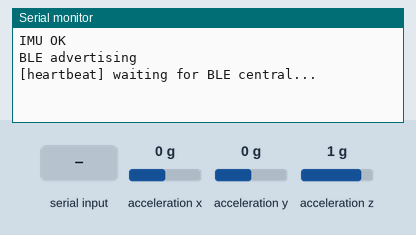
Bench run of a sketch on a simulated Arduino Nano 33 BLE. Parts: the last lines printed to the serial monitor. Inputs (shaded band) come from the test bench; at power-on: acceleration x 0 g, acceleration y 0 g, acceleration z 1 g. Nothing arrives over Bluetooth unless stated; a phone connects over Bluetooth LE 3 s after start.

Above: at 3.2 s.
3.3 s: "start\n" received over Serial
At 3.9 s:
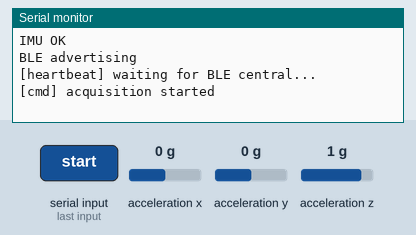
6.3 s: acceleration x set to -1.4 g
At 8.5 s:
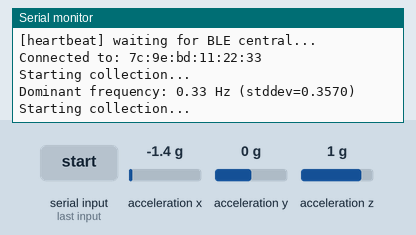
9.3 s: "stop\n" received over Serial
At 12.0 s:
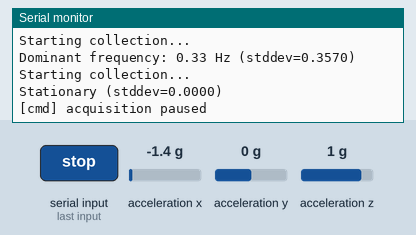
12.3 s: "freq\n" received over Serial
At 13.1 s:
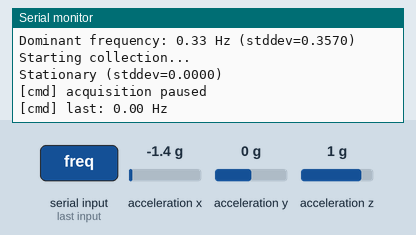
13.8 s: "status\n" received over Serial
At 14.4 s:
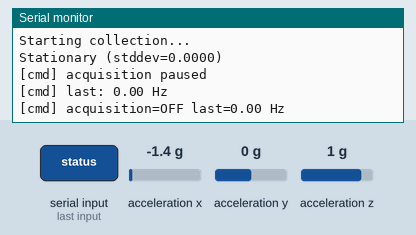
15.3 s: "1\n" received over Serial
At 16.8 s:
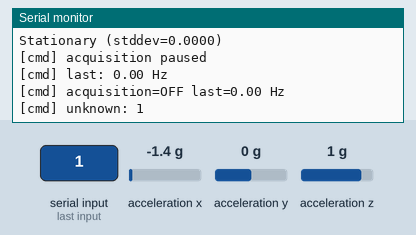

Measured:
- after the input at 3.3 s, the serial monitor: prints a new line at once (image 1)
- after the input at 6.3 s, the serial monitor: prints a new line after 1.7 s (image 2)
- after the input at 9.3 s, the serial monitor: prints a new line after 1.7 s (image 3)
- after the input at 12.3 s, the serial monitor: prints a new line at once (image 4)
- after the input at 13.8 s, the serial monitor: prints a new line at once (image 5)
- after the input at 15.3 s, the serial monitor: prints a new line at once (image 6)

The sketch:

TremorDetector.ino
```cpp
// (licence header left out)
///////////////////////////////////////////////////////////////////////////////
// Arduino_BMI270_BMM150.h
//  Include IMU object that talks to the on-board BMI270 accelerometer/gyro.
// arduinoFFT.h
//  Brings in the ArduinoFFT template class used for the Fast Fourier
//  Transform.
// ArduinoBLE.h
//  Brings in the BLE, BLEService, BLECharacteristic, BLEDescriptor classes.
///////////////////////////////////////////////////////////////////////////////
#include <Arduino_BMI270_BMM150.h>
#include <arduinoFFT.h>
#include <ArduinoBLE.h>

///////////////////////////////////////////////////////////////////////////////
// SAMPLES: Number of samples per FFT window; MUST be a power of 2.
// SAMPLE_RATE: Sampling frequency in Hz, e.g  3-10s window.
// SAMPLE_US: Microseconds between samples, used by the pacing loop.
// MOTION_THRESHOLD: Stddev of acceleration (g) for hand considered as still.
// vReal: Real component buffer before/after FFT, magnitudes after FFT.
// vImag: Imaginary component buffer: zeroed before each FFT.
///////////////////////////////////////////////////////////////////////////////
const uint16_t SAMPLES = 256;
const float SAMPLE_RATE = 85.33;
const uint32_t SAMPLE_US = (uint32_t)(1000000.0 / SAMPLE_RATE);
const float MOTION_THRESHOLD = 0.03;
double vReal[SAMPLES];
double vImag[SAMPLES];

// Constructs the FFT engine. Template <double> = use double-precision floats.
// Parameters:
//  pointer to real buffer, pointer to imag buffer, sample count, sample rate.
//  The object stores these for use by later calls (windowing/compute/etc.).
ArduinoFFT<double> FFT(vReal, vImag, SAMPLES, SAMPLE_RATE);

// Declares a BLE service with a 128-bit custom UUID; a "service" is a logical
// group of related characteristics.
BLEService tremorService("19B10000-E8F2-537E-4F6C-D104768A1214");

// declares a string-typed characteristic.
// Param 1: UUID. Param 2: properties - BLERead lets a client poll, BLENotify
//          lets the device push updates.
// Param 3: max value length in bytes (20 is enough for "12.34 Hz").
BLEStringCharacteristic tremorFreq("19B10001-E8F2-537E-4F6C-D104768A1214",
                                   BLERead | BLENotify, 20);

// 0x2901 is the SIG-standard "Characteristic User Description" descriptor
// - a label for BLE apps to show next to the value.
BLEDescriptor userDesc("2901", "Tremor Freq (Hz)");

// 7-byte payload for the Presentation Format descriptor:
//   byte 0 (0x19)    = format code -> UTF-8 string
//   byte 1 (0x00)    = exponent (none)
//   bytes 2-3 (2722) = SIG unit code for Hertz (little-endian)
//   byte 4 (0x01)    = namespace = Bluetooth SIG
//   bytes 5-6        = description (unused)
const uint8_t pfBytes[7] = {0x19, 0x00, 0x22, 0x27, 0x01, 0x00, 0x00};

// 0x2904 is the SIG-standard "Characteristic Presentation Format" descriptor.
// Param 1: UUID. Param 2: pointer to the data bytes. Param 3: number of bytes.
// Tells clients to display the characteristic value as UTF-8 text rather than
// raw hex.
BLEDescriptor presentationFormat("2904", pfBytes, sizeof(pfBytes));


///////////////////////////////////////////////////////////////////////////////
// setup()
// -------
// Parameters : none (Arduino framework calls it once at boot).
// Returns    : void.
// Purpose    :
//  One-time initialisation. Brings up the USB serial link, the IMU, and the
//  BLE radio; builds the GATT structure (descriptors -> characteristic ->
//  service -> BLE stack); writes an initial value; then starts advertising
//  so phones can discover the device.
//  Halts if IMU.begin() or BLE.begin() returns false.
///////////////////////////////////////////////////////////////////////////////
void setup()
{

    // opens the USB CDC serial port at 115200 baud (must match the host)
    Serial.begin(115200);

    // 2-second pause so USB enumeration + IMU power-up complete before use
    delay(2000);

    if (!IMU.begin())
    {
        // IMU.begin() returned false as failure
        // print diagnostic so the user/log sees why we're stuck
        Serial.println("IMU FAILED");

        // infinite empty loop as nothing useful possible withoutthe sensor
        while (1)
            ;
    }
    // log success path so we can confirm initialisation order
    Serial.println("IMU OK");

    if (!BLE.begin())
    {
        // BLE.begin() returns true on success; same pattern as IMU
        Serial.println("BLE FAILED");
        while (1)
            ; // halt again — no Bluetooth means no use
    }

    // sets the human-readable name shown in phone scan lists
    BLE.setLocalName("Tremor-V2");

    // service UUID in advertising packets so clients can filter by it
    BLE.setAdvertisedService(tremorService);

    // attaches the label descriptor to the characteristic
    tremorFreq.addDescriptor(userDesc);

    // attaches the format descriptor
    // (must be added BEFORE the char is added to its service)
    tremorFreq.addDescriptor(presentationFormat);

    // registers the characteristic inside its service
    tremorService.addCharacteristic(tremorFreq);

    // registers the service with the BLE stack — now part of the GATT table
    BLE.addService(tremorService);

    // seeds the initial value so newly-connected clients see something
    // immediately
    tremorFreq.writeValue("0.00 Hz");

    // begins broadcasting connectable advertising packets every ~625 ms
    BLE.advertise();

    // log so the operator knows we're now discoverable
    Serial.println("BLE advertising");
}

///////////////////////////////////////////////////////////////////////////////
// lastHeartbeat:
//  millis() timestamp of the last "alive" message; used for the 2s heartbeat
// acquisitionEnabled:
//  gate flag toggled by "start"/"stop" commands; controls whether FFT runs
// lastReading:
//  most recently published reading; returned by "freq"/"status" commands
///////////////////////////////////////////////////////////////////////////////
unsigned long lastHeartbeat = 0;
bool acquisitionEnabled = true;
String lastReading = "0.00 Hz";

///////////////////////////////////////////////////////////////////////////////
// handleSerialCommand()
// ---------------------
// Parameters
// none - reads bytes directly from the global Serial object.
// Returns
//  void - side effects only (mutates acquisitionEnabled, writes to Serial).
// Purpose    :
//  Non-blocking command parser. Called every loop iteration.
//  Reads one newline-terminated line from USB serial (if any is waiting),
//  normalises it, and dispatches.
//  This is the "backend" of the desktop PowerShell terminal - the terminal
//  writes commands over USB and this function executes them on the device.
// Commands
//              start  -> set acquisitionEnabled = true
//              stop   -> set acquisitionEnabled = false
//              freq   -> print lastReading
//              status -> print acquisitionEnabled + lastReading
//              other  -> echo "[cmd] unknown: ..." so typos are visible
///////////////////////////////////////////////////////////////////////////////
void handleSerialCommand()
{
    // Serial.available() returns the number of waiting bytes;
    // 0 -> nothing to do, return early
    if (!Serial.available())
        return;

    // reads bytes into a String up to (but not including) the newline;
    // blocks briefly
    String cmd = Serial.readStringUntil('\n');

    // String::trim() removes leading/trailing whitespace IN-PLACE
    cmd.trim();

    // String::toLowerCase() converts in-place
    // - makes comparisons case-insensitive
    cmd.toLowerCase();

    if (cmd == "start")
    {
        // String::operator== does a character-by-character compare
        // resume the FFT loop on the next iteration
        acquisitionEnabled = true;

        // ack the command back to the terminal
        Serial.println("[cmd] acquisition started");
    }
    else if (cmd == "stop")
    {
        // pause the FFT loop (BLE connection stays alive)
        acquisitionEnabled = false;
        Serial.println("[cmd] acquisition paused");
    }
    else if (cmd == "freq")
    {
         // print() does not add a newline; lets us concatenate values
        Serial.print("[cmd] last: ");
        // println() adds CR+LF so the terminal sees a complete line
        Serial.println(lastReading);
    }
    else if (cmd == "status")
    {
        Serial.print("[cmd] acquisition=");
         // ternary: prints "ON" or "OFF" depending on the flag
        Serial.print(acquisitionEnabled ? "ON" : "OFF");
        Serial.print(" last=");
        Serial.println(lastReading);
    }
    else if (cmd.length() > 0)
    {
        // String::length() returns the character count;
        // protects against empty lines
        // echo back any unrecognised non-empty input
        Serial.print("[cmd] unknown: ");
        Serial.println(cmd);
    }
}

///////////////////////////////////////////////////////////////////////////////
// loop()
// ------
// Parameters
//  none (Arduino framework calls it repeatedly forever after setup()).
// Returns
//  void.
// Purpose
//  The main runtime. Two phases:
//  1) When NO central is connected: poll for serial commands and emit a
//     heartbeat message every two seconds.
//  2) When a central IS connected: repeatedly sample the IMU for SAMPLES
//     values, remove the DC (gravity) component, gate on motion stddev, run
//     FFT if moving, compute the dominant frequency, format it as a string,
//     store it, and notify over BLE so the connected phone receives the new
//     value.
//  Key trick:
//  BLE.poll() is called inside the sampling loop every 8 samples so that the
//  BLE stack keeps servicing connection events during the ~3 s sample
//  window. Without this, iOS sees the device as unresponsive and drops the
//  connection (taking the subscription with it).
///////////////////////////////////////////////////////////////////////////////
void loop()
{
    // run the command parser once per iteration so the terminal stays
    // responsive
    handleSerialCommand();

    if (millis() - lastHeartbeat > 2000)
    {
        // millis() returns ms since boot; subtraction handles uint
        //rollover correctly
        Serial.println("[heartbeat] waiting for BLE central...");
        lastHeartbeat = millis(); // reset the heartbeat clock
    }

    // non-blocking: returns a connected client if any, otherwise an "empty"
    // BLEDevice
    BLEDevice central = BLE.central();

    if (central)
    {
        // BLEDevice::operator bool() is true when a connection exists
        Serial.print("Connected to: ");

        // central.address() returns the central's MAC as a String
        //(e.g. "79:11:68:02:c9:e1")
        Serial.println(central.address());

        while (central.connected())
        {
            // central.connected() returns true while the link is up;
            // loop until disconnect
            // allow start/stop/freq/status commands during the connection too
            handleSerialCommand();

            if (!acquisitionEnabled)
            {
                // command-driven pause
                delay(100); // sleep briefly to avoid burning CPU while paused
                continue;   // skip the FFT cycle and re-check next iteration
            }

            Serial.println("Starting collection...");
            // declared here (not in the for-loop) to avoid re-creating each
            // iteration
            float ax, ay, az;

            for (uint16_t i = 0; i < SAMPLES; i++)
            {
                // collect SAMPLES (256) acceleration samples at SAMPLE_RATE Hz
                // micros() = us since boot; used to time this sample slot
                // precisely
                uint32_t t = micros();

                // spin until the IMU reports a fresh sample is ready
                while (!IMU.accelerationAvailable())
                    ;

                    // reads X/Y/Z accelerations into the variables
                    //BY REFERENCE (output params)
                    IMU.readAcceleration(ax, ay, az);

                // magnitude of the 3-axis vector = orientation-independent
                // acceleration
                vReal[i] = sqrt(ax * ax + ay * ay + az * az);

                // imaginary part must be 0 because our input is purely real
                vImag[i] = 0.0;

                // bitwise: i mod 8 == 0; every 8 samples (~94 ms)
                // service BLE events
                if ((i & 0x07) == 0)
                {
                    // BLE.poll() processes incoming BLE events so iOS
                    // doesn't timeout the link
                    BLE.poll();
                }

                // busy-wait until SAMPLE_US us have elapsed - keeps sample
                // rate accurate
                while (micros() - t < SAMPLE_US)
                    ;
            }

            double mean = 0; // accumulator for the mean of vReal
            for (uint16_t i = 0; i < SAMPLES; i++)
                mean += vReal[i]; // sum all samples

            // divide by count -> arithmetic mean (~ 1 g from gravity)
            mean /= SAMPLES;

             // subtract mean from every sample = DC removal
             for (uint16_t i = 0; i < SAMPLES; i++)
                vReal[i] -= mean;

            double sumSq = 0; // accumulator for sum of squares

            // sum of squared deviations (mean is already 0)
            for (uint16_t i = 0; i < SAMPLES; i++)
                sumSq += vReal[i] * vReal[i];

            // standard deviation = sqrt(variance); units = g
            double stddev = sqrt(sumSq / SAMPLES);

            // fixed-size C string buffer for the formatted output
            char buffer[20];

            if (stddev < MOTION_THRESHOLD)
            {
                // gate: too little motion -> don't run FFT, report 0 Hz
                // snprintf(dest, max_size, format, ...) -> writes "0.00 Hz"
                // into buffer, never exceeding 20 bytes (NUL-safe)
                snprintf(buffer, sizeof(buffer), "0.00 Hz");

                Serial.print("Stationary (stddev=");
                // print(value, digits). second arg = decimal places for floats
                Serial.print(stddev, 4);
                Serial.println(")");
            }
            else
            {
                // apply a Hamming window IN-PLACE to vReal.
                // Param 1:
                //  window function (Hamming reduces spectral leakage from
                //  window edges).
                // Param 2: direction (Forward = pre-FFT; Reverse would undo).
                FFT.windowing(FFTWindow::Hamming, FFTDirection::Forward);

                // perform FFT IN-PLACE on vReal/vImag. After this, both
                // buffers hold complex frequency-domain values.
                // Param: direction (Forward = time->frequency;
                //                    Reverse = frequency->time).
                FFT.compute(FFTDirection::Forward);

                // collapses (re, im) pairs into magnitudes IN-PLACE:
                // vReal[i] = sqrt(vReal[i]^2 + vImag[i]^2).
                // vImag becomes meaningless after this.
                FFT.complexToMagnitude();

                // tracker for the largest magnitude found so far
                double peakMag = 0;

                // tracker for which bin index that magnitude is in
                // (start at 1 to skip DC)
                uint16_t peakBin = 1;
                for (uint16_t i = 1; i < SAMPLES / 2; i++)
                {
                    // scan first half only - above Nyquist (SAMPLES/2) is
                    //mirrored noise
                    if (vReal[i] > peakMag)
                    {                       // new winner?
                        peakMag = vReal[i]; // record the magnitude
                        peakBin = i;        // record the bin index
                    }
                }

                // bin -> frequency conversion:
                // each bin represents (SAMPLE_RATE / SAMPLES) Hz;
                //peakBin x that = peak frequency in Hz.
                double dominantHz = (peakBin * SAMPLE_RATE) / SAMPLES;

                // formats the result as e.g. "4.80 Hz" into the buffer;
                // %.2f = float with 2 decimal places.
                snprintf(buffer, sizeof(buffer), "%.2f Hz", dominantHz);

                Serial.print("Dominant frequency: ");
                Serial.print(dominantHz, 2);
                Serial.print(" Hz (stddev=");
                Serial.print(stddev, 4);
                Serial.println(")");
            }

            // converts the C-string buffer into an Arduino String for
            // command replies
            lastReading = String(buffer);

            // updates the BLE characteristic; subscribed clients receive
            // a notification automatically
            tremorFreq.writeValue(buffer);
        }

        // reached when central.connected() returns false -> connection lost
        Serial.println("Disconnected");
    }
}
```
